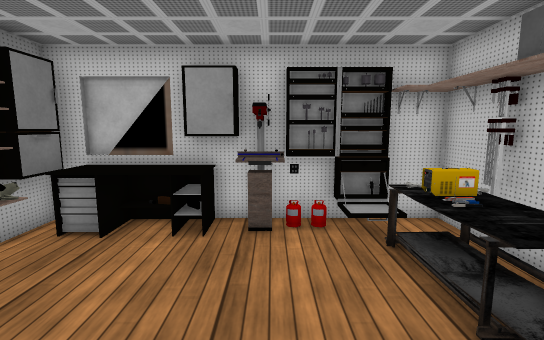
view 1 (above)

12 first-person views from a walk through a 3-D level made in the Unity game engine. The camera is 1.3 m above the floor, tilts 8° down and sees 85° across. The floor is counted in squares, 0.5 m on a side. Each view is taken from the middle of a square. On the plan, view 1 faces up. The plan holds only what a view shows up to about 19 squares ahead; the rest is blank. The player is left out. Some animated figures are left out. Some surface patterns are stand-ins.

view 2
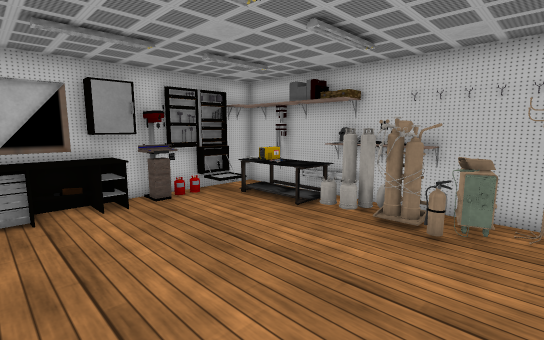

view 3
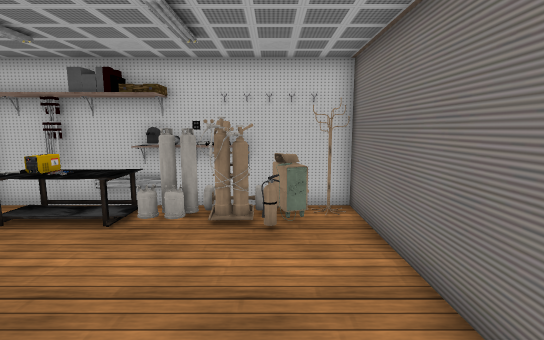

view 4
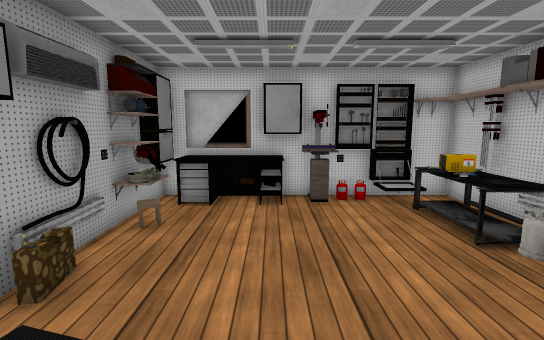

view 5
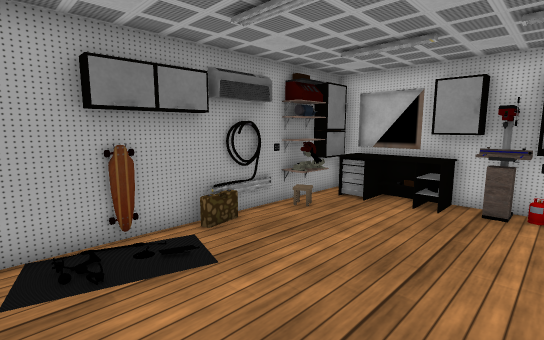

view 6
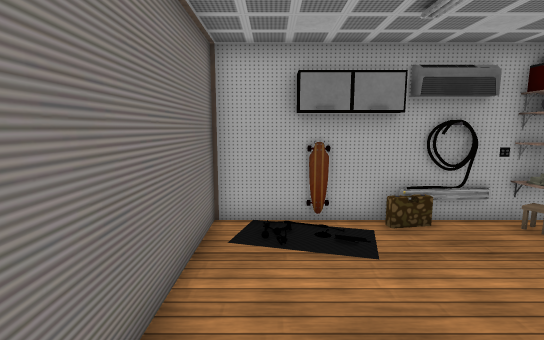

view 7
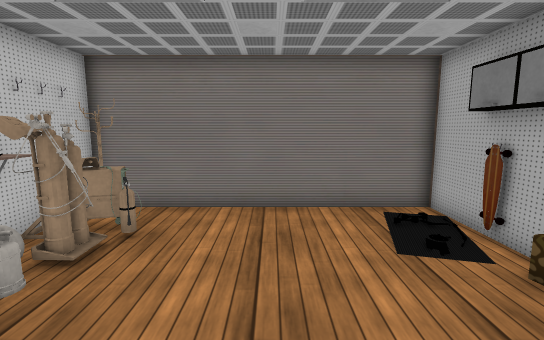

view 8
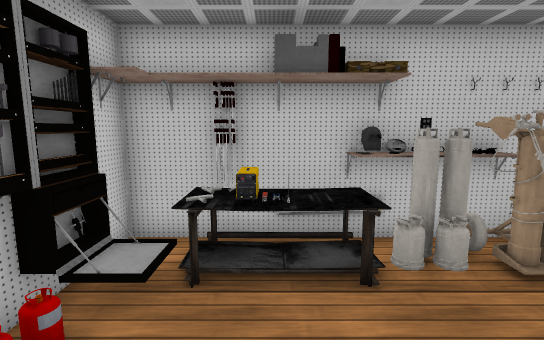

view 9
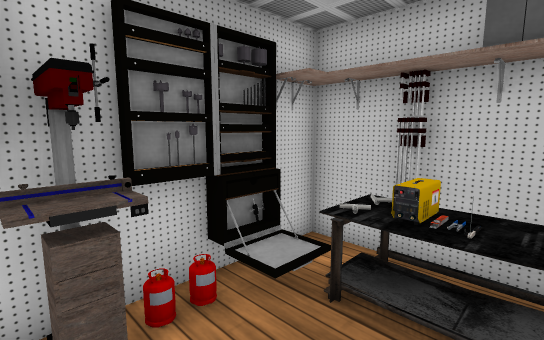

view 10
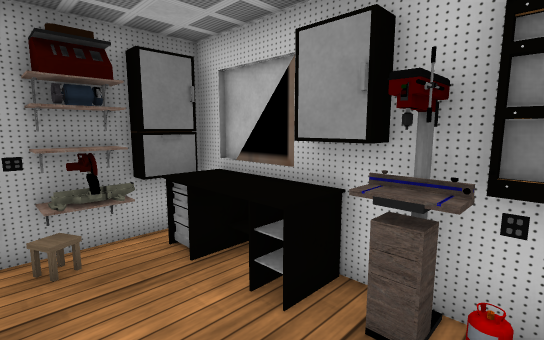

view 11
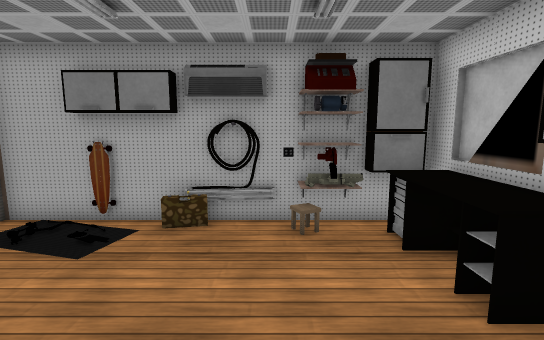

view 12
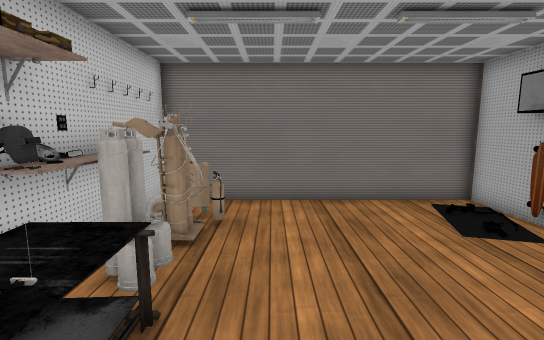

### Floor plan
Key: @ floor where view 1 was taken; # wall or solid block; . floor; = window, fence, low wall or low ledge; T table; S shelf; C carpet; O other object.
Columns run from 6 left of view 1 to 5 right of it. Each row starts with its distance up from view 1.
  9 ############
  8 #TTTO##OO#S#
  7 OTT T=#.OOO#
  6 OS.......###
  5 ##.......OO#
  4 #........OO#
  3 #........O##
  2 #........OS#
  1 #........O##
  0 #.....@..OS#
 -1 #.......OOO#
 -2 #CC......OO#
 -3 #.........O#
 -4 ############

Positions as (right, up) in squares from view 1, and headings:
1: (0, 0), facing up
2: (-5, -3), facing up-right
3: (-5, -1), facing right
4: (-2, -3), facing up
5: (1, -3), facing up-left
6: (2, -2), facing left
7: (-1, 6), facing down
8: (-2, 5), facing right
9: (-1, 4), facing up-right
10: (1, 4), facing up-left
11: (2, 4), facing left
12: (1, 7), facing down
